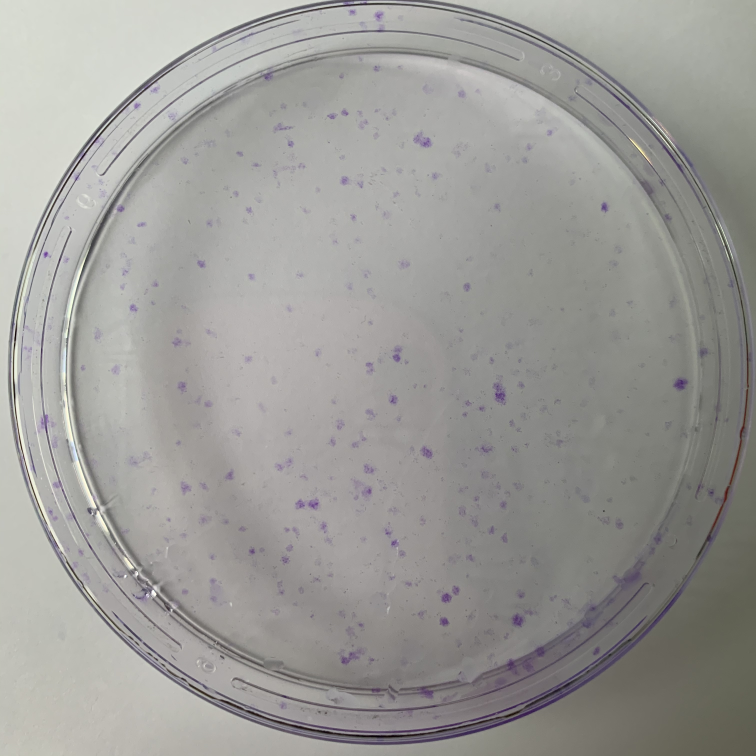
#> input picture data/cells2/177.jpg, 3024 x 3024 px (shown at 1/4 size)
$ python parameter_auto_selector.py
#> lines starting #> are read from the running program, lines starting #| are printed output that depends on the picture; after the words box and inside, x2 and y2 are one past the last pixel; in counts of white or black regions, pixels touching at a corner belong together
### cell_count_utils.py
import cv2
import matplotlib.pyplot as plt
import numpy as np
import seaborn as sns


# [22 lines left out: functions plt_show, plt_show_, not called in this run]


def prt(*args):
    # print(*args)
    pass


class SegCircle:
    """找出图片中的培养皿并擦除其他部分"""

    def __call__(self, input_img):
        """
        args:
            input_img:array; rgb格式图像
        ret:
            seged_img:ndarray;  检测出的培养皿图片，格式RGB，
                尺寸固定到(nh, nw) = (900, 900 * (w / h))
        """
        # img = cv2.imread(img_path)
        img = self.resize(input_img)
        seged_img = self._seg_circle(img)
        return seged_img

    def _seg_circle(self, img):
        """
        args:
            img:ndarray; rgb格式图片
        """
        img_hw = img.shape[:2]

        circles = self.detect_circle(img)  # ; print('r = ', circles[0][2])
        center_hw, radius = (circles[0][1], circles[0][0]), (circles[0][2])  # 圆心格式：(y, x)  (h, w)  (行， 列)

        mask = self.dis_map(img_hw, center_hw, radius)
        mask = mask.astype(np.uint8)

        res = cv2.add(img, np.zeros(np.shape(img), dtype=np.uint8), mask=mask)
        # plt_show(res, figsize=(12,12))
        return res

    @staticmethod
    def detect_circle(img):
        gray = cv2.cvtColor(img, cv2.COLOR_RGB2GRAY)
        gaussian = cv2.GaussianBlur(gray, (5, 5), 0)
        circles_ = cv2.HoughCircles(
            gaussian, cv2.HOUGH_GRADIENT, dp=1, minDist=500,
            param1=200, param2=75, minRadius=100, maxRadius=500
        )
        circles = circles_[0, :, :]
        circles = np.uint16(np.around(circles))
        return circles

    @staticmethod
    def dis_map(img_shape, center, r):
        img_h, img_w = img_shape
        ch, cw = center
        tensor_h, tensor_w = np.meshgrid(np.arange(img_h), np.arange(img_w), indexing='ij')
        tensor = np.zeros((img_h, img_w, 2))
        tensor_mask = np.zeros((img_h, img_w))
        tensor[:, :, 0] = tensor_h
        tensor[:, :, 1] = tensor_w
        distances = np.sqrt((tensor[:, :, 0] - ch) ** 2 + (tensor[:, :, 1] - cw) ** 2)
        tensor_mask[distances <= r] = 255
        return tensor_mask

    @staticmethod
    def resize(img, fixed_size=900):
        h, w, _ = img.shape  # opencv.readimg 格式(h, w)
        nh, nw = fixed_size, int(fixed_size * (w / h))
        img_resize = cv2.resize(img, (nw, nh), interpolation=cv2.INTER_CUBIC)  # resize格式(w, h)
        return img_resize


# [45 lines left out: functions count_metric, count_record, hsv_dist_plot, hsv_select, not called in this run]

### parameter_auto_selector.py
import cv2
import numpy as np
import pandas as pd
from collections import Counter
from cell_count_utils import SegCircle, hsv_dist_plot, hsv_select, plt_show, prt
from contour_analyser import PopuCntAnalyser
from hsv_agent import HsvImgCntAgent


def h_thresh_select(hsv_img, up_boundary=0.98):
    img_hsv_h = hsv_img[:, :, 0]
    # 拿到色调低于100的像素的面积
    _, h_res = cv2.threshold(img_hsv_h, 100, 255, cv2.THRESH_BINARY)
    img_pix = Counter(h_res.flatten())
    nan_roi_area = img_pix[0] / (img_pix[0] + img_pix[255])
    # 根据像素面积选择h通道的阈值
    img_hsv_h_pixel_array = img_hsv_h.flatten()
    pixel_counted = Counter(img_hsv_h_pixel_array)
    h_df = pd.DataFrame({"num": pixel_counted})
    h_df["ratio"] = h_df["num"].cumsum() / len(img_hsv_h_pixel_array)

    v_index = h_df[(h_df["ratio"] > nan_roi_area) & (h_df["ratio"] < up_boundary)].index.tolist()
    # print(v_index)
    return v_index[0], v_index[-1]


def s_thresh_value(rgb_img):
    img_gray = cv2.cvtColor(rgb_img, cv2.COLOR_RGB2GRAY)
    img_thresh = cv2.adaptiveThreshold(
        img_gray, 255, cv2.ADAPTIVE_THRESH_GAUSSIAN_C, cv2.THRESH_BINARY_INV, 25, 10)
    img_pix = Counter(img_thresh.flatten())
    area = img_pix[0] / (img_pix[0] + img_pix[255])
    return area


def s_thresh_select(hsv_img, low, up=1):
    v = hsv_img[:, :, 1].flatten()
    v_counted = Counter(v)
    v_df = pd.DataFrame({"num": v_counted})
    v_df["ratio"] = v_df["num"].cumsum() / len(v)

    v_index = v_df[(v_df["ratio"] > low) & (v_df["ratio"] < up)].index.tolist()
    # print(v_index)
    return v_index[0], v_index[-1]


def v_thresh_select(hsv_img, valid_area=(0.02, 0.98)):
    """选择面积占比为0.98-0.02的有效亮度区域"""
    v = hsv_img[:, :, 2].flatten()
    v_counted = Counter(v)
    v_df = pd.DataFrame({"num": v_counted})
    v_df["ratio"] = v_df["num"].cumsum() / len(v)

    low = v_df.iat[0, 1] + valid_area[0]
    up = valid_area[1]
    v_index = v_df[(v_df["ratio"] > low) & (v_df["ratio"] < up)].index.tolist()
    # print(v_index)
    return v_index[0], v_index[-1]


def roi_select(rgb_image):
    """

    :param rgb_image: 这里只接收分割培养皿后的图片
    :return:
    """
    # rgb_img = img_segor(rgb_img)

    img_hsv = cv2.cvtColor(rgb_image, cv2.COLOR_RGB2HSV)

    # hsv_dist_plot(img_hsv)

    h_thresh = h_thresh_select(img_hsv)

    s_area_ = s_thresh_value(rgb_image)
    s_thresh = s_thresh_select(img_hsv, s_area_)

    v_thresh = v_thresh_select(img_hsv)

    prt('H:{} S:{} V:{}'.format(h_thresh, s_thresh, v_thresh))
    # selected_image_h1 = hsv_select(rgb_image, img_hsv, h=h_thresh, s=s_thresh, v=v_thresh)
    return h_thresh, s_thresh, v_thresh


# [8 lines left out: function area_select, not called in this run]


if __name__ == "__main__":

    img_file_list_1 = ['./data/cells1/187.jpg', './data/cells1/296.jpg', './data/cells1/308.jpg']
    img_file_list_2 = ["./data/cells2/177.jpg", "./data/cells2/216.jpg", "./data/cells2/219.jpg",
                       "./data/cells2/322.jpg", "./data/cells2/330.jpg", "./data/cells2/355.jpg"]
    img_list = img_file_list_1.extend(img_file_list_2)
    print(img_list)
    img_segor = SegCircle()
    # file_pth = img_file_list_1[0]
    for file_pth in img_file_list_2:
        print(file_pth)
        img_bgr = cv2.imread(file_pth)  # 读入图像并转换格式
#> img_bgr is the input picture: shape (3024, 3024, 3); mean B, G, R 151.3, 154.5, 155.5
        img_rgb_cvt = cv2.cvtColor(img_bgr, cv2.COLOR_BGR2RGB)
        rgb_img = img_segor(img_rgb_cvt)
#> in detect_circle, `circles_ = cv2.HoughCircles( gaussian, cv2.HOUGH_GRADIENT, dp=1, minDi..`: circles_ = [[453.5, 441.5, 444.4]]
#> in detect_circle, `circles = np.uint16(np.around(circles))`: circles = [[454, 442, 444]]
#> in _seg_circle, `center_hw, radius = (circles[0][1], circles[0][0]), (circles[0][2])`: center_hw = (442, 454); radius = 444
#> in dis_map, `ch, cw = center`: ch = 442; cw = 454
#> in _seg_circle, `mask = self.dis_map(img_hw, center_hw, radius)`:
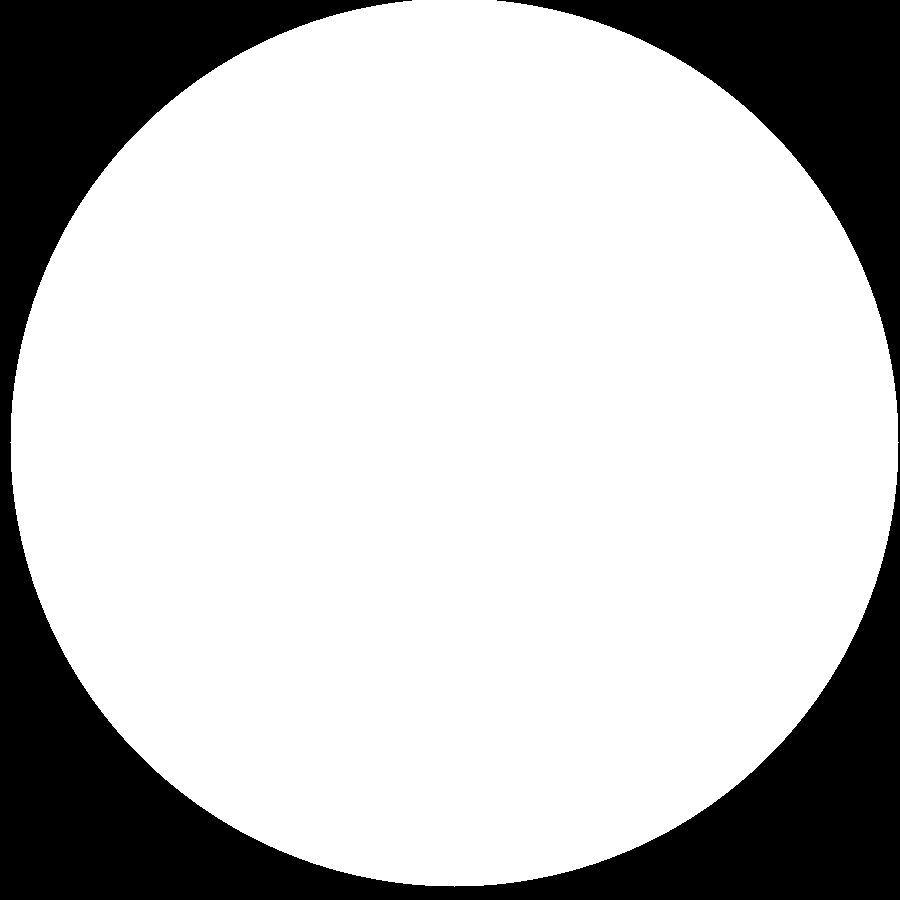
#> mask: shape (900, 900) float64; 76.4% white; 1 black region, box (x1, y1, x2, y2) and area: (0, 0, 900, 900) 190855
        h, s, v = roi_select(rgb_img)
#> in h_thresh_select, `img_hsv_h = hsv_img[:, :, 0]`:
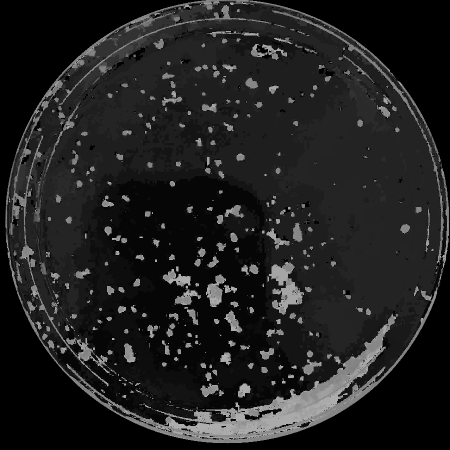
#> img_hsv_h: shape (900, 900) (shown at 1/2 size); min 0, max 179, mean 32.2
#> in h_thresh_select, `_, h_res = cv2.threshold(img_hsv_h, 100, 255, cv2.THRESH_BINARY)`:
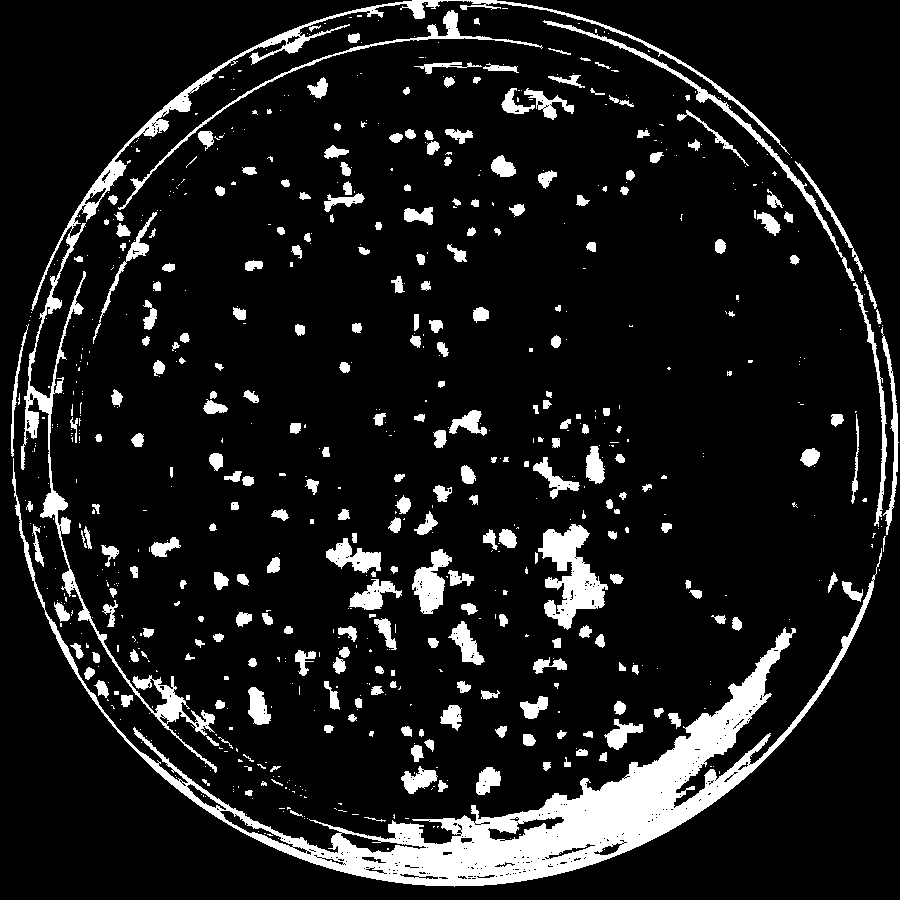
#> h_res: shape (900, 900); 10.8% white; 743 white regions (458 under 20 px), largest, box (x1, y1, x2, y2) and area: (12, 458, 882, 887) 32097, (21, 0, 790, 773) 10516, (538, 524, 608, 630) 3513
#> in h_thresh_select, `img_pix = Counter(h_res.flatten())`: img_pix = {0: 722726, 255: 87274}
#> in h_thresh_select, `nan_roi_area = img_pix[0] / (img_pix[0] + img_pix[255])`: nan_roi_area = 0.892
#> in h_thresh_select, `pixel_counted = Counter(img_hsv_h_pixel_array)`: pixel_counted = 175 items
#> in h_thresh_select, `h_df = pd.DataFrame({"num": pixel_counted})`: h_df = table of 175 rows and 1 columns
#> in h_thresh_select, `v_index = h_df[(h_df["ratio"] > nan_roi_area) & (h_df["ratio"] < up_bo..`: v_index = 26 values, max 170 at index 6, min 5 at index 5, mean 98.27
#> in roi_select, `h_thresh = h_thresh_select(img_hsv)`: h_thresh = (6, 144)
#> in s_thresh_value, `img_thresh = cv2.adaptiveThreshold( img_gray, 255, cv2.ADAPTIVE_THRESH..`:
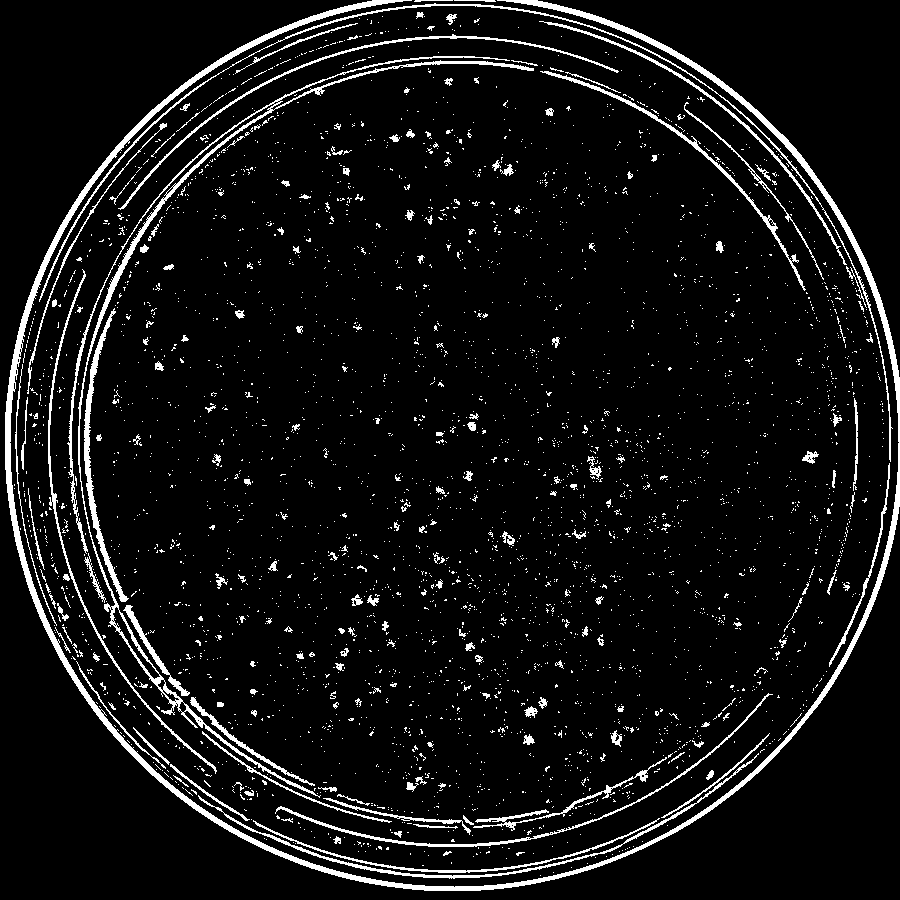
#> img_thresh: shape (900, 900); 6.7% white; 3610 white regions (3409 under 20 px), largest, box (x1, y1, x2, y2) and area: (5, 0, 900, 891) 14447, (67, 56, 534, 798) 5542, (39, 3, 893, 462) 2330
#> in s_thresh_value, `img_pix = Counter(img_thresh.flatten())`: img_pix = {0: 755790, 255: 54210}
#> in s_thresh_value, `area = img_pix[0] / (img_pix[0] + img_pix[255])`: area = 0.933
#> in s_thresh_select, `v_counted = Counter(v)`: v_counted = 225 items
#> in s_thresh_select, `v_df = pd.DataFrame({"num": v_counted})`: v_df = table of 225 rows and 1 columns
#> in s_thresh_select, `v_index = v_df[(v_df["ratio"] > low) & (v_df["ratio"] < up)].index.tol..`: v_index = 168 values, max 255 at index 75, min 1 at index 7, mean 140.1
#> in roi_select, `s_thresh = s_thresh_select(img_hsv, s_area_)`: s_thresh = (7, 227)
#> in v_thresh_select, `v_counted = Counter(v)`: v_counted = 255 items
#> in v_thresh_select, `v_df = pd.DataFrame({"num": v_counted})`: v_df = table of 255 rows and 1 columns
#> in v_thresh_select, `low = v_df.iat[0, 1] + valid_area[0]`: low = 0.256
#> in v_thresh_select, `v_index = v_df[(v_df["ratio"] > low) & (v_df["ratio"] < up)].index.tol..`: v_index = 162 values, max 213 at index 107, min 22 at index 117, mean 121.7
#> in roi_select, `v_thresh = v_thresh_select(img_hsv)`: v_thresh = (107, 123)
#> h = (6, 144); s = (7, 227); v = (107, 123)
#> pass 2 of the loop `for file_pth in img_file_list_2:`:
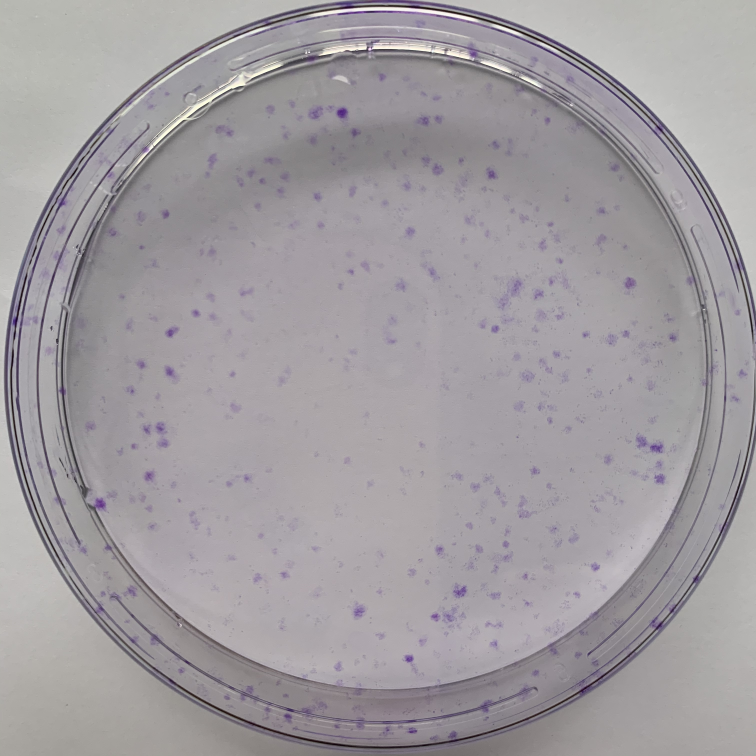
#> input picture data/cells2/216.jpg, 3024 x 3024 px (shown at 1/4 size)
#> img_bgr is the input picture: shape (3024, 3024, 3); mean B, G, R 160.1, 156, 160.5
#> in _seg_circle (call 2), `circles = self.detect_circle(img)  # ; print('r = ', circles[0][2])`: circles = [[456, 446, 444]]
#> center_hw = (446, 456)
#> in _seg_circle (call 2), `mask = self.dis_map(img_hw, center_hw, radius)`:
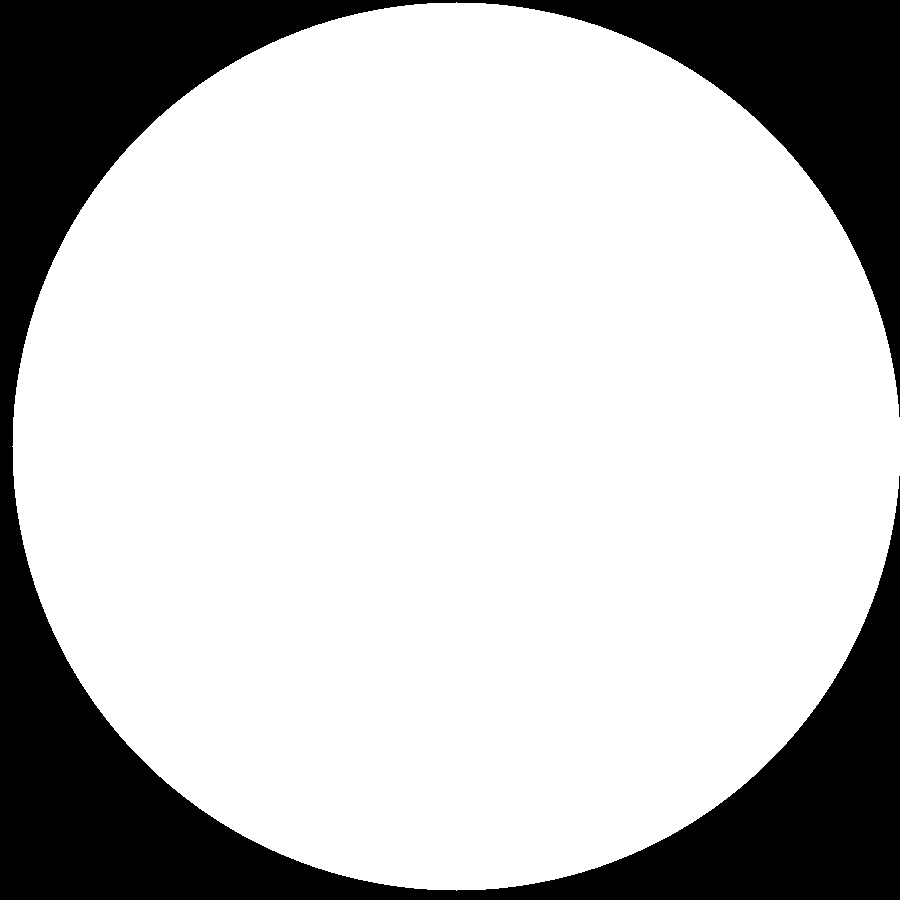
#> mask: shape (900, 900) float64; 76.4% white; 1 black region, box (x1, y1, x2, y2) and area: (0, 0, 900, 900) 190796
#> in s_thresh_value (call 2), `img_thresh = cv2.adaptiveThreshold( img_gray, 255, cv2.ADAPTIVE_THRESH..`:
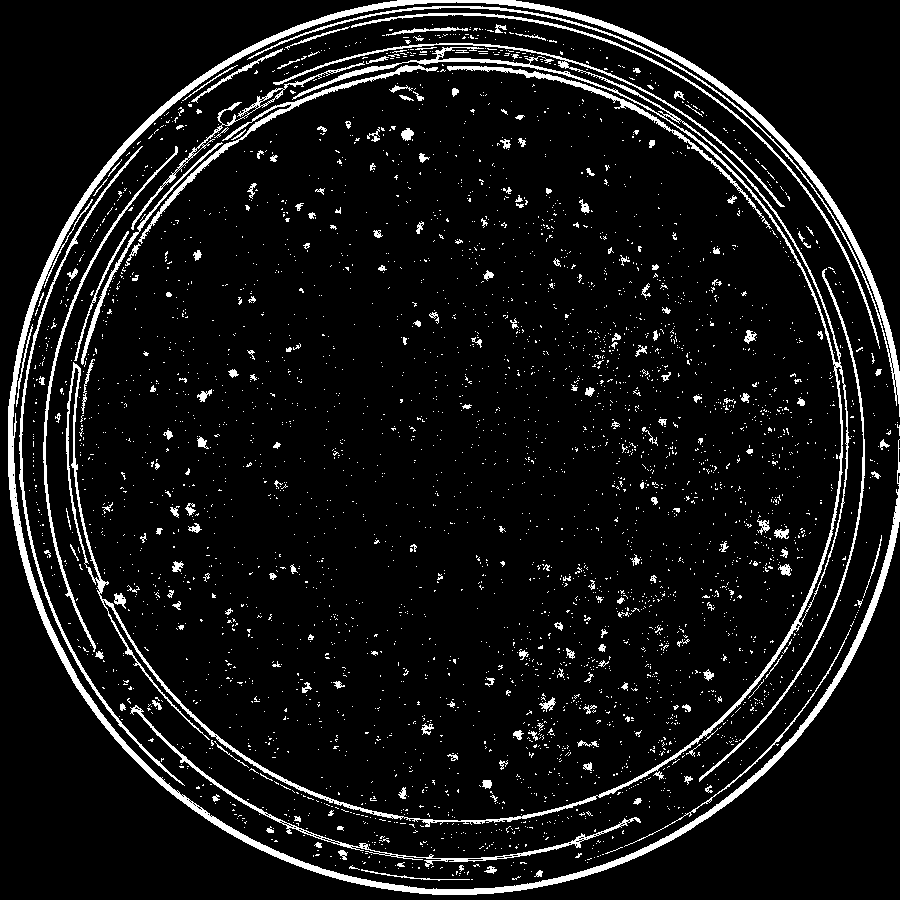
#> img_thresh: shape (900, 900); 7.5% white; 3726 white regions (3494 under 20 px), largest, box (x1, y1, x2, y2) and area: (8, 0, 900, 895) 18063, (66, 43, 851, 827) 10115, (19, 146, 185, 786) 2025
#> in s_thresh_value (call 2), `img_pix = Counter(img_thresh.flatten())`: img_pix = {0: 749497, 255: 60503}
#> area = 0.925
#> `h, s, v = roi_select(rgb_img)`: h = (135, 162); s = (17, 194); v = (139, 64)
#> (the run stopped early here; a loop or call above may not have finished)
